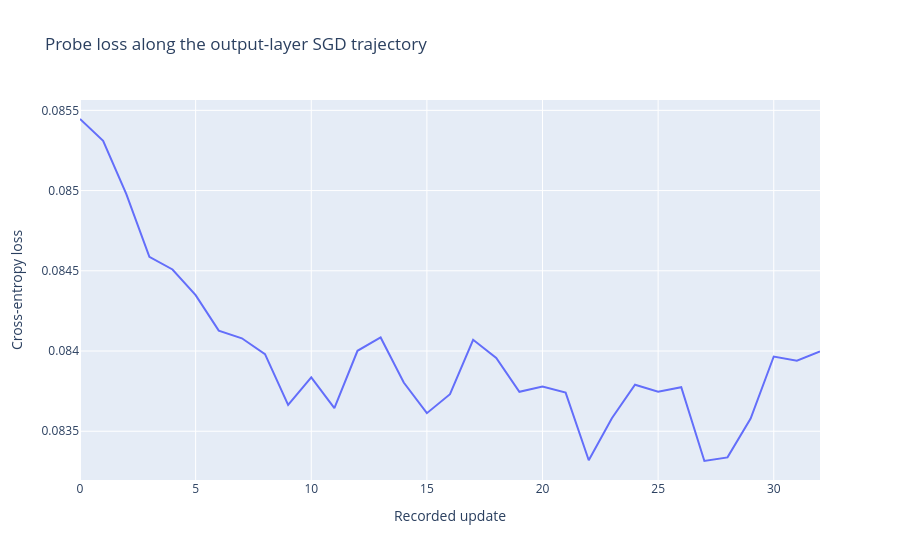

Notebook code for this chart:
### Markdown cell above
## Inspect the trajectory in 2D

This plot shows how probe loss changed over the recorded SGD updates.
It complements the 3D view and makes the optimization trend easier to read.

### Code cell
fig = go.Figure(
    go.Scatter(
        x=np.arange(len(trajectory_probe_losses)),
        y=trajectory_probe_losses,
        mode="lines",
        name="Probe loss",
    )
)
fig.update_layout(
    title="Probe loss along the output-layer SGD trajectory",
    xaxis_title="Recorded update",
    yaxis_title="Cross-entropy loss",
)
fig.show()

### Figure 1 — Plotly figure (JSON) as saved in the notebook; plotly's stock layout.template omitted (floating-point values rounded to 4 significant figures)
{"data": [{"mode": "lines", "name": "Probe loss", "type": "scatter", "x": [0, 1, 2, 3, 4, 5, 6, 7, 8, 9, 10, 11, 12, 13, 14, 15, 16, 17, 18, 19, 20, 21, 22, 23, 24, 25, 26, 27, 28, 29, 30, 31, 32], "y": [0.08545, 0.08531, 0.08498, 0.08459, 0.08451, 0.08435, 0.08413, 0.08408, 0.08398, 0.08366, 0.08384, 0.08364, 0.084, 0.08408, 0.0838, 0.08361, 0.08373, 0.08407, 0.08396, 0.08375, 0.08378, 0.08374, 0.08332, 0.08358, 0.08379, 0.08375, 0.08377, 0.08331, 0.08334, 0.08358, 0.08397, 0.08394, 0.084]}], "layout": {"title": {"text": "Probe loss along the output-layer SGD trajectory"}, "xaxis": {"title": {"text": "Recorded update"}}, "yaxis": {"title": {"text": "Cross-entropy loss"}}}}
